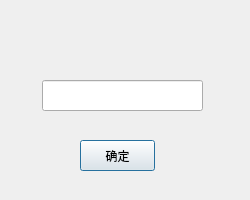
<?xml version="1.0" encoding="UTF-8"?>
<ui version="4.0">
 <class>Dialog_entername</class>
 <widget class="QDialog" name="Dialog_entername">
  <property name="geometry">
   <rect>
    <x>0</x>
    <y>0</y>
    <width>250</width>
    <height>200</height>
   </rect>
  </property>
  <property name="windowTitle">
   <string>Dialog</string>
  </property>
  <property name="styleSheet">
   <string notr="true">background-image: url(:/new/prefix1/drawable/backgroundgetname.png);</string>
  </property>
  <widget class="QLineEdit" name="lineEdit">
   <property name="geometry">
    <rect>
     <x>42</x>
     <y>80</y>
     <width>161</width>
     <height>31</height>
    </rect>
   </property>
  </widget>
  <widget class="QPushButton" name="pushButton">
   <property name="geometry">
    <rect>
     <x>80</x>
     <y>140</y>
     <width>75</width>
     <height>31</height>
    </rect>
   </property>
   <property name="text">
    <string>确定</string>
   </property>
  </widget>
 </widget>
 <resources/>
 <connections/>
</ui>
